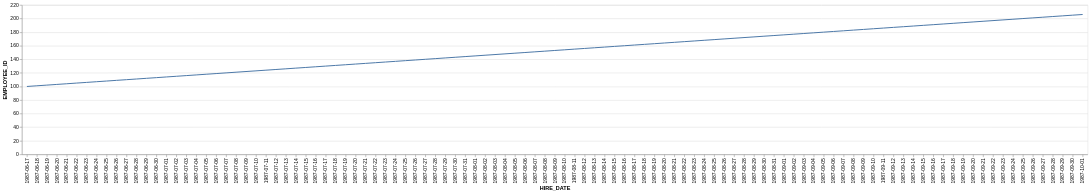

Vega-Lite specification for this chart:
### Vega-Lite specification from a JSON file in a GitHub repository (floating-point values rounded to 4 significant figures)
{"data": {"values": [{"x_data": "1987-06-17", "y_data": 100}, {"x_data": "1987-06-18", "y_data": 101}, {"x_data": "1987-06-19", "y_data": 102}, {"x_data": "1987-06-20", "y_data": 103}, {"x_data": "1987-06-21", "y_data": 104}, {"x_data": "1987-06-22", "y_data": 105}, {"x_data": "1987-06-23", "y_data": 106}, {"x_data": "1987-06-24", "y_data": 107}, {"x_data": "1987-06-25", "y_data": 108}, {"x_data": "1987-06-26", "y_data": 109}, {"x_data": "1987-06-27", "y_data": 110}, {"x_data": "1987-06-28", "y_data": 111}, {"x_data": "1987-06-29", "y_data": 112}, {"x_data": "1987-06-30", "y_data": 113}, {"x_data": "1987-07-01", "y_data": 114}, {"x_data": "1987-07-02", "y_data": 115}, {"x_data": "1987-07-03", "y_data": 116}, {"x_data": "1987-07-04", "y_data": 117}, {"x_data": "1987-07-05", "y_data": 118}, {"x_data": "1987-07-06", "y_data": 119}, {"x_data": "1987-07-07", "y_data": 120}, {"x_data": "1987-07-08", "y_data": 121}, {"x_data": "1987-07-09", "y_data": 122}, {"x_data": "1987-07-10", "y_data": 123}, {"x_data": "1987-07-11", "y_data": 124}, {"x_data": "1987-07-12", "y_data": 125}, {"x_data": "1987-07-13", "y_data": 126}, {"x_data": "1987-07-14", "y_data": 127}, {"x_data": "1987-07-15", "y_data": 128}, {"x_data": "1987-07-16", "y_data": 129}, {"x_data": "1987-07-17", "y_data": 130}, {"x_data": "1987-07-18", "y_data": 131}, {"x_data": "1987-07-19", "y_data": 132}, {"x_data": "1987-07-20", "y_data": 133}, {"x_data": "1987-07-21", "y_data": 134}, {"x_data": "1987-07-22", "y_data": 135}, {"x_data": "1987-07-23", "y_data": 136}, {"x_data": "1987-07-24", "y_data": 137}, {"x_data": "1987-07-25", "y_data": 138}, {"x_data": "1987-07-26", "y_data": 139}, {"x_data": "1987-07-27", "y_data": 140}, {"x_data": "1987-07-28", "y_data": 141}, {"x_data": "1987-07-29", "y_data": 142}, {"x_data": "1987-07-30", "y_data": 143}, {"x_data": "1987-07-31", "y_data": 144}, {"x_data": "1987-08-01", "y_data": 145}, {"x_data": "1987-08-02", "y_data": 146}, {"x_data": "1987-08-03", "y_data": 147}, {"x_data": "1987-08-04", "y_data": 148}, {"x_data": "1987-08-05", "y_data": 149}, {"x_data": "1987-08-06", "y_data": 150}, {"x_data": "1987-08-07", "y_data": 151}, {"x_data": "1987-08-08", "y_data": 152}, {"x_data": "1987-08-09", "y_data": 153}, {"x_data": "1987-08-10", "y_data": 154}, {"x_data": "1987-08-11", "y_data": 155}, {"x_data": "1987-08-12", "y_data": 156}, {"x_data": "1987-08-13", "y_data": 157}, {"x_data": "1987-08-14", "y_data": 158}, {"x_data": "1987-08-15", "y_data": 159}, {"x_data": "1987-08-16", "y_data": 160}, {"x_data": "1987-08-17", "y_data": 161}, {"x_data": "1987-08-18", "y_data": 162}, {"x_data": "1987-08-19", "y_data": 163}, {"x_data": "1987-08-20", "y_data": 164}, {"x_data": "1987-08-21", "y_data": 165}, {"x_data": "1987-08-22", "y_data": 166}, {"x_data": "1987-08-23", "y_data": 167}, {"x_data": "1987-08-24", "y_data": 168}, {"x_data": "1987-08-25", "y_data": 169}, {"x_data": "1987-08-26", "y_data": 170}, {"x_data": "1987-08-27", "y_data": 171}, {"x_data": "1987-08-28", "y_data": 172}, {"x_data": "1987-08-29", "y_data": 173}, {"x_data": "1987-08-30", "y_data": 174}, {"x_data": "1987-08-31", "y_data": 175}, {"x_data": "1987-09-01", "y_data": 176}, {"x_data": "1987-09-02", "y_data": 177}, {"x_data": "1987-09-03", "y_data": 178}, {"x_data": "1987-09-04", "y_data": 179}, {"x_data": "1987-09-05", "y_data": 180}, {"x_data": "1987-09-06", "y_data": 181}, {"x_data": "1987-09-07", "y_data": 182}, {"x_data": "1987-09-08", "y_data": 183}, {"x_data": "1987-09-09", "y_data": 184}, {"x_data": "1987-09-10", "y_data": 185}, {"x_data": "1987-09-11", "y_data": 186}, {"x_data": "1987-09-12", "y_data": 187}, {"x_data": "1987-09-13", "y_data": 188}, {"x_data": "1987-09-14", "y_data": 189}, {"x_data": "1987-09-15", "y_data": 190}, {"x_data": "1987-09-16", "y_data": 191}, {"x_data": "1987-09-17", "y_data": 192}, {"x_data": "1987-09-18", "y_data": 193}, {"x_data": "1987-09-19", "y_data": 194}, {"x_data": "1987-09-20", "y_data": 195}, {"x_data": "1987-09-21", "y_data": 196}, {"x_data": "1987-09-22", "y_data": 197}, {"x_data": "1987-09-23", "y_data": 198}, {"x_data": "1987-09-24", "y_data": 199}, {"x_data": "1987-09-25", "y_data": 200}, {"x_data": "1987-09-26", "y_data": 201}, {"x_data": "1987-09-27", "y_data": 202}, {"x_data": "1987-09-28", "y_data": 203}, {"x_data": "1987-09-29", "y_data": 204}, {"x_data": "1987-09-30", "y_data": 205}, {"x_data": "1987-10-01", "y_data": 206}]}, "mark": {"type": "line", "interpolate": "monotone"}, "encoding": {"x": {"field": "x_data", "type": "nominal", "title": "HIRE_DATE", "sort": "ascending"}, "y": {"field": "y_data", "type": "quantitative", "title": "EMPLOYEE_ID"}}}
